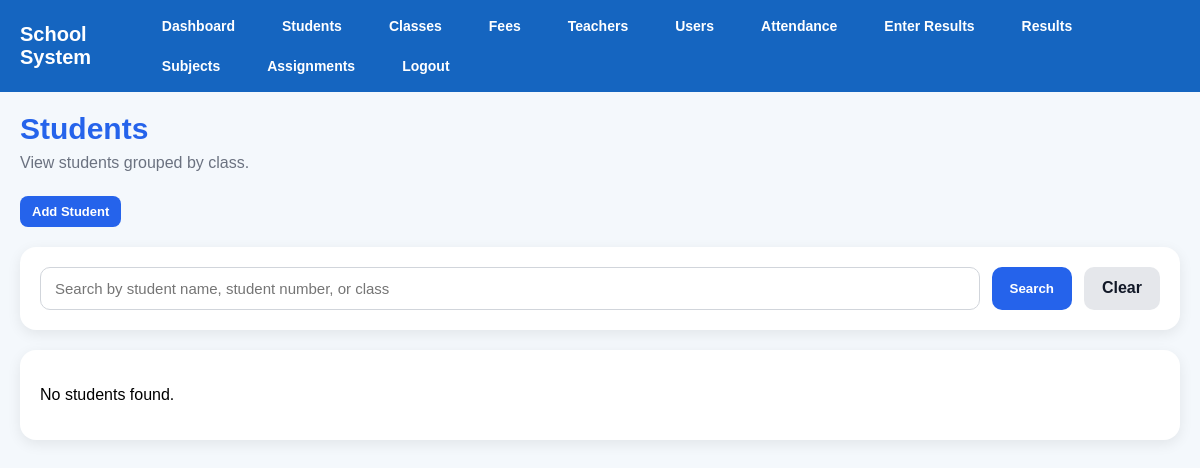
The app's page /students (signed in), older data.
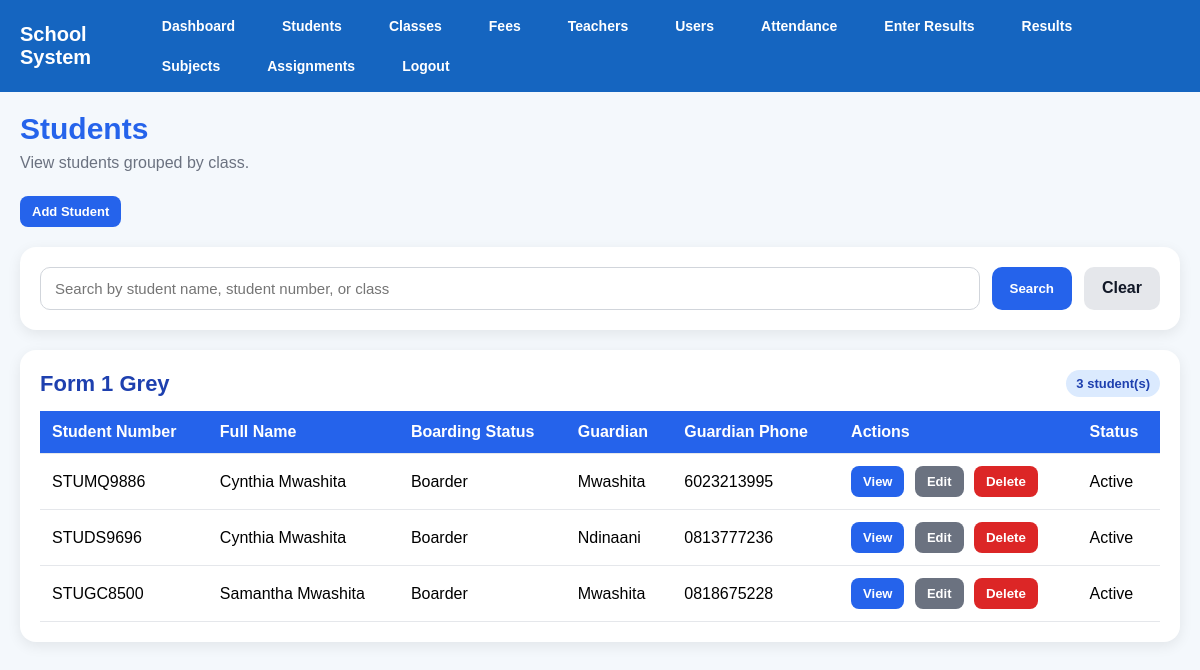
The same page, newer data.
### tables this page shows
CREATE TABLE students (
            id INTEGER PRIMARY KEY AUTOINCREMENT,
            first_name TEXT NOT NULL,
            last_name TEXT NOT NULL,
            gender TEXT,
            dob TEXT,
            class_name TEXT
        , boarding_status TEXT, guardian2_name TEXT, guardian2_phone TEXT, student_number TEXT, birthday TEXT, enrollment_date TEXT, leaving_year TEXT, home_address TEXT, mailing_address TEXT, student_phone TEXT, medical_info TEXT, emergency_contact TEXT, guardian1_relationship TEXT, guardian1_whatsapp TEXT, guardian1_email TEXT, guardian2_relationship TEXT, guardian2_whatsapp TEXT, guardian2_email TEXT, guardian1_name TEXT, guardian1_phone TEXT);

### app.py (the view, shortened to what this page needs)
@app.route("/students")
@login_required
@roles_required("admin", "director")
def students():
    conn = get_db()
    cursor = conn.cursor()
    search = request.args.get("search", "").strip()
    query = "SELECT * FROM students"
    params = []
    query += " ORDER BY class_name, first_name, last_name"
    all_students = cursor.execute(query, params).fetchall()
    conn.close()
    grouped_students = {}
    for student in all_students:
        class_name = student["class_name"] or "No Class Assigned"
        if class_name not in grouped_students:
            grouped_students[class_name] = []
        grouped_students[class_name].append(student)
    return render_template(
        "students.html",
        grouped_students=grouped_students,
        search=search
    )

### app.py (called while the page is built)
def get_db():
    database_url = os.environ.get("DATABASE_URL")
    if database_url:
        conn = psycopg2.connect(database_url, cursor_factory=RealDictCursor)
    else:
        conn = sqlite3.connect("school.db")
        conn.row_factory = sqlite3.Row
    return conn

def login_required(f):
    @wraps(f)
    def wrapper(*args, **kwargs):
        if "user_id" not in session:
            flash("Please log in first.", "warning")
            return redirect(url_for("login"))
        return f(*args, **kwargs)
    return wrapper

def roles_required(*allowed_roles):
    def decorator(f):
        @wraps(f)
        def wrapper(*args, **kwargs):
            if "user_id" not in session:
                flash("Please log in first.", "warning")
                return redirect(url_for("login"))
            if session.get("role") not in allowed_roles:
                flash("You are not allowed to access that page.", "danger")
                return redirect(url_for("dashboard"))
            return f(*args, **kwargs)
        return wrapper
    return decorator

### templates/students.html (shortened to what this page needs)
{% extends "base.html" %}
{% block content %}
<div class="page-header">
    <h1>Students</h1>
    <p>View students grouped by class.</p>
</div>
<div class="page-actions">
    <a href="{{ url_for('add_student') }}" class="action-btn">Add Student</a>
</div>
<div class="search-card">
    <form method="GET" action="{{ url_for('students') }}" class="search-form">
        <input
            type="text"
            name="search"
            placeholder="Search by student name, student number, or class"
            value="{{ search or '' }}"
        >
        <button type="submit">Search</button>
        <a href="{{ url_for('students') }}" class="clear-btn">Clear</a>
    </form>
</div>
{% if grouped_students %}
    {% for class_name, students_in_class in grouped_students.items() %}
    <div class="class-card">
        <div class="class-header">
            <h2>{{ class_name }}</h2>
            <span class="student-count">{{ students_in_class|length }} student(s)</span>
        </div>
        <div class="table-wrapper">
            <table>
                <thead>
                    <tr>
                        <th>Student Number</th>
                        <th>Full Name</th>
                        <th>Boarding Status</th>
                        <th>Guardian</th>
                        <th>Guardian Phone</th>
                        <th>Actions</th>
                        <th>Status</th>
                    </tr>
                </thead>
                <tbody>
                    {% for student in students_in_class %}
                    <tr>
                        <td>{{ student.student_number }}</td>
                        <td>{{ student.first_name }} {{ student.last_name }}</td>
                        <td>{{ student.boarding_status or "Not set" }}</td>
                        <td>{{ student.guardian1_name or "Not set" }}</td>
                        <td>{{ student.guardian1_phone or "Not set" }}</td>
                        <td>
                            <a href="{{ url_for('student_profile', id=student.id) }}" class="action-btn">View</a>
                            <a href="{{ url_for('edit_student', id=student.id) }}" class="action-btn secondary">Edit</a>
<form method="POST" action="{{ url_for('delete_student', id=student.id) }}" style="display:inline;" onsubmit="return confirm('Are you sure you want to delete this student?');">
    <button type="submit" class="delete-btn">Delete</button>
</form>
                        </td>
                        <td>{{ student.current_status or "Active" }}</td>
                    </tr>
                    {% endfor %}
                </tbody>
            </table>
        </div>
    </div>
    {% endfor %}
{% else %}
    <div class="card">
        <p>No students found.</p>
    </div>
{% endif %}
{% endblock %}

Row changes from the older to the newer data that the page shows:
added students: class_name "Form 1 Grey", students_in_class "3", student_number "STUMQ9886", first_name "Cynthia", last_name "Mwashita", boarding_status "Boarder", guardian1_name "Mwashita", guardian1_phone "6023213995", current_status "Active"
added students: student_number "STUDS9696", first_name "Cynthia", last_name "Mwashita", boarding_status "Boarder", guardian1_name "Ndinaani", guardian1_phone "0813777236", current_status "Active", shown under "Form 1 Grey"
added students: student_number "STUGC8500", first_name "Samantha", last_name "Mwashita", boarding_status "Boarder", guardian1_name "Mwashita", guardian1_phone "0818675228", current_status "Active", shown under "Form 1 Grey"
Text that changed along with them:
text no longer shown: "No students found."
